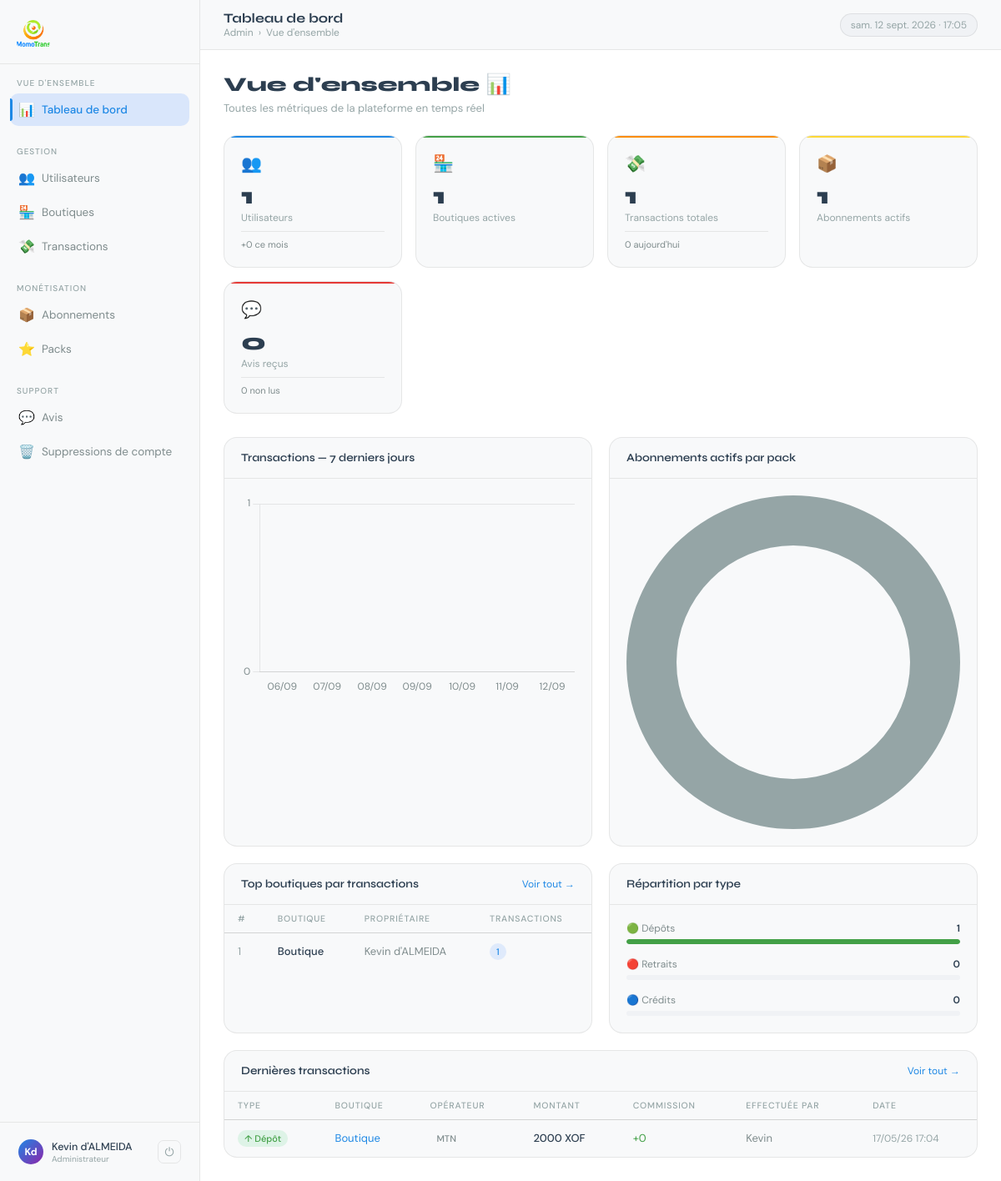
Screenshot of /dashboard/ (signed in) with the database file from the repository.
### momoapi/models.py (models this page shows, shortened)
class Utilisateur(AbstractBaseUser, PermissionsMixin):
    id          = models.UUIDField(primary_key=True, default=uuid.uuid4, editable=False)
    email       = models.EmailField(unique=True)
    nom         = models.CharField(max_length=100)
    prenom      = models.CharField(max_length=100)
    telephone   = models.CharField(max_length=20, blank=True)
    is_active   = models.BooleanField(default=True)
    is_staff    = models.BooleanField(default=False)
    is_verified = models.BooleanField(default=False)  # email vérifié
    date_inscription = models.DateTimeField(auto_now_add=True)
    USERNAME_FIELD  = 'email'
    REQUIRED_FIELDS = ['nom', 'prenom']
    objects = UtilisateurManager()
    class Meta:
        verbose_name = "Utilisateur"

class Boutique(models.Model):
    id           = models.UUIDField(primary_key=True, default=uuid.uuid4, editable=False)
    proprietaire = models.ForeignKey(Utilisateur, on_delete=models.CASCADE, related_name='boutiques')
    nom          = models.CharField(max_length=200)
    couleur      = models.CharField(max_length=30, default='#3B82F6')
    devise       = models.CharField(max_length=10, default='XOF')
    adresse      = models.CharField(max_length=300, blank=True)
    latitude     = models.FloatField(null=True, blank=True)
    longitude    = models.FloatField(null=True, blank=True)
    active       = models.BooleanField(default=True)
    cree_le      = models.DateTimeField(auto_now_add=True)
    mis_a_jour   = models.DateTimeField(auto_now=True)

class Transaction(models.Model):
    TYPE_CHOICES = [
        ('Depot',   'Dépôt'),
        ('Retrait', 'Retrait'),
        ('Credit',  'Achat de crédit/forfait'),
    ]
    OPERATEUR_CHOICES = [
        ('MTN',     'MTN'),
        ('Moov',    'Moov'),
        ('Celtiis', 'Celtiis'),
    ]
    TYPE_CREDIT_CHOICES = [
        ('Credit',  'Crédit'),
        ('Forfait', 'Forfait'),
    ]
    id             = models.UUIDField(primary_key=True, default=uuid.uuid4, editable=False)
    boutique       = models.ForeignKey(Boutique, on_delete=models.CASCADE, related_name='transactions')
    effectuee_par  = models.ForeignKey(Utilisateur, on_delete=models.SET_NULL, null=True, related_name='transactions')
    type           = models.CharField(max_length=10, choices=TYPE_CHOICES)
    operateur      = models.CharField(max_length=20, choices=OPERATEUR_CHOICES)
    montant        = models.DecimalField(max_digits=14, decimal_places=2)
    commission     = models.DecimalField(max_digits=10, decimal_places=2, default=0)
    numero_client  = models.CharField(max_length=30)
    nom_client     = models.CharField(max_length=200, blank=True)
    reference      = models.CharField(max_length=100, blank=True)
    remarque       = models.TextField(blank=True)
    type_credit    = models.CharField(max_length=10, choices=TYPE_CREDIT_CHOICES, blank=True)
    date           = models.DateTimeField(default=timezone.now)
    archivee       = models.BooleanField(default=False)
    archivee_le    = models.DateTimeField(null=True, blank=True)
    cree_le        = models.DateTimeField(auto_now_add=True)
    mis_a_jour     = models.DateTimeField(auto_now=True)
    class Meta:
        ordering = ['-date']

### adminapp/views.py (the view)
# urls.py: path('',                                        views.accueil,              name='accueil'),
@staff_required
def accueil(request):
    today      = date.today()
    hier       = today - timedelta(days=1)
    ce_mois    = today.replace(day=1)
    mois_passe = (ce_mois - timedelta(days=1)).replace(day=1)
    kpis = {
        'total_utilisateurs':   Utilisateur.objects.count(),
        'nouveaux_ce_mois':     Utilisateur.objects.filter(date_inscription__date__gte=ce_mois).count(),
        'total_boutiques':      Boutique.objects.filter(active=True).count(),
        'total_transactions':   Transaction.objects.count(),
        'transactions_auj':     Transaction.objects.filter(date__date=today).count(),
        'total_avis':           Avis.objects.count(),
        'avis_non_lus':         Avis.objects.filter(lu=False).count(),
        'abonnements_actifs':   Abonnement.objects.filter(statut='actif', fin__gte=today).count(),
    }
    tx_7j = []
    for i in range(6, -1, -1):
        d = today - timedelta(days=i)
        cnt = Transaction.objects.filter(date__date=d).count()
        tx_7j.append({'date': d.strftime('%d/%m'), 'count': cnt})
    tx_types = Transaction.objects.values('type').annotate(total=Count('id'))
    type_data = {t['type']: t['total'] for t in tx_types}
    top_boutiques = (
        Boutique.objects.filter(active=True)
        .annotate(nb_tx=Count('transactions'))
        .order_by('-nb_tx')[:5]
    )
    dernieres_tx = Transaction.objects.select_related('boutique', 'effectuee_par').order_by('-date')[:8]
    abo_par_pack = (
        Abonnement.objects.filter(statut='actif', fin__gte=today)
        .values('pack__nom', 'pack__cle')
        .annotate(total=Count('id'))
    )
    users_30j = []
    for i in range(29, -1, -1):
        d = today - timedelta(days=i)
        cnt = Utilisateur.objects.filter(date_inscription__date=d).count()
        users_30j.append({'date': d.strftime('%d/%m'), 'count': cnt})
    context = {
        'page': 'accueil',
        'kpis': kpis,
        'tx_7j': tx_7j,
        'type_data': type_data,
        'top_boutiques': top_boutiques,
        'dernieres_tx': dernieres_tx,
        'abo_par_pack': list(abo_par_pack),
        'users_30j': users_30j,
    }
    return render(request, 'dashboard/accueil.html', context)

### adminapp/templates/dashboard/accueil.html (shortened to what this page needs)
{% extends 'dashboard/base.html' %}
{% block header_title %}Tableau de bord{% endblock %}
{% block breadcrumb %}Vue d'ensemble{% endblock %}
{% block content %}
<div class="page-top">
  <div>
    <div class="page-heading">Vue d'ensemble 📊</div>
    <div class="page-sub">Toutes les métriques de la plateforme en temps réel</div>
  </div>
</div>
<div class="kpi-grid">
  <div class="kpi-card" style="--accent-color: #1E88E5">
    <span class="kpi-icon">👥</span>
    <div class="kpi-value">{{ kpis.total_utilisateurs }}</div>
    <div class="kpi-label">Utilisateurs</div>
    <div class="kpi-sub">+{{ kpis.nouveaux_ce_mois }} ce mois</div>
  </div>
  <div class="kpi-card" style="--accent-color: #43A047">
    <span class="kpi-icon">🏪</span>
    <div class="kpi-value">{{ kpis.total_boutiques }}</div>
    <div class="kpi-label">Boutiques actives</div>
  </div>
  <div class="kpi-card" style="--accent-color: #FB8C00">
    <span class="kpi-icon">💸</span>
    <div class="kpi-value">{{ kpis.total_transactions }}</div>
    <div class="kpi-label">Transactions totales</div>
    <div class="kpi-sub">{{ kpis.transactions_auj }} aujourd'hui</div>
  </div>
  <div class="kpi-card" style="--accent-color: #FDD835">
    <span class="kpi-icon">📦</span>
    <div class="kpi-value">{{ kpis.abonnements_actifs }}</div>
    <div class="kpi-label">Abonnements actifs</div>
  </div>
  <div class="kpi-card" style="--accent-color: #E53935">
    <span class="kpi-icon">💬</span>
    <div class="kpi-value">{{ kpis.total_avis }}</div>
    <div class="kpi-label">Avis reçus</div>
    <div class="kpi-sub">{{ kpis.avis_non_lus }} non lus</div>
  </div>
</div>
<div class="grid-2">
  <div class="panel">
    <div class="panel-header">
      <div class="panel-title">Transactions — 7 derniers jours</div>
    </div>
    <div class="panel-body">
      <canvas id="chartTx" height="180"></canvas>
    </div>
  </div>
  <div class="panel">
    <div class="panel-header">
      <div class="panel-title">Abonnements actifs par pack</div>
    </div>
    <div class="panel-body" style="display:flex;align-items:center;gap:24px;">
      <canvas id="chartPacks" width="160" height="160" style="flex-shrink:0"></canvas>
    </div>
  </div>
</div>
<div class="grid-2">
  <div class="panel">
    <div class="panel-header">
      <div class="panel-title">Top boutiques par transactions</div>
      <a href="{% url 'dashboard:boutiques' %}" class="panel-action">Voir tout →</a>
    </div>
    <div class="table-wrap">
      <table>
        <thead>
          <tr>
            <th>#</th>
            <th>Boutique</th>
            <th>Propriétaire</th>
            <th>Transactions</th>
          </tr>
        </thead>
        <tbody>
          {% for b in top_boutiques %}
          <tr>
            <td style="color:var(--text3)">{{ forloop.counter }}</td>
            <td>
              <a href="{% url 'dashboard:boutique_detail' b.id %}" class="link td-main">{{ b.nom }}</a>
            </td>
            <td>{{ b.proprietaire.prenom }} {{ b.proprietaire.nom }}</td>
            <td><span class="badge badge-blue">{{ b.nb_tx }}</span></td>
          </tr>
          {% empty %}
          <tr><td colspan="4" class="empty">Aucune boutique</td></tr>
          {% endfor %}
        </tbody>
      </table>
    </div>
  </div>
  <div class="panel">
    <div class="panel-header">
      <div class="panel-title">Répartition par type</div>
    </div>
    <div class="panel-body">
      {% with depot=type_data.Depot|default:0 retrait=type_data.Retrait|default:0 credit=type_data.Credit|default:0 %}
      <div style="margin-bottom:16px">
        <div style="display:flex;justify-content:space-between;font-size:12px;margin-bottom:5px">
          <span style="color:var(--text2)">🟢 Dépôts</span>
          <span style="color:var(--text);font-weight:600">{{ depot }}</span>
        </div>
        <div style="height:6px;background:var(--bg3);border-radius:3px;overflow:hidden">
          <div style="height:100%;width:{% widthratio depot kpis.total_transactions 100 %}%;background:var(--green);border-radius:3px;transition:width 0.5s"></div>
        </div>
      </div>
      <div style="margin-bottom:16px">
        <div style="display:flex;justify-content:space-between;font-size:12px;margin-bottom:5px">
          <span style="color:var(--text2)">🔴 Retraits</span>
          <span style="color:var(--text);font-weight:600">{{ retrait }}</span>
        </div>
        <div style="height:6px;background:var(--bg3);border-radius:3px;overflow:hidden">
        </div>
      </div>
      <div>
        <div style="display:flex;justify-content:space-between;font-size:12px;margin-bottom:5px">
          <span style="color:var(--text2)">🔵 Crédits</span>
          <span style="color:var(--text);font-weight:600">{{ credit }}</span>
        </div>
        <div style="height:6px;background:var(--bg3);border-radius:3px;overflow:hidden">
        </div>
      </div>
      {% endwith %}
    </div>
  </div>
</div>
<div class="panel">
  <div class="panel-header">
    <div class="panel-title">Dernières transactions</div>
    <a href="{% url 'dashboard:transactions' %}" class="panel-action">Voir tout →</a>
  </div>
  <div class="table-wrap">
    <table>
      <thead>
        <tr>
          <th>Type</th>
          <th>Boutique</th>
          <th>Opérateur</th>
          <th>Montant</th>
          <th>Commission</th>
          <th>Effectuée par</th>
          <th>Date</th>
        </tr>
      </thead>
      <tbody>
        {% for tx in dernieres_tx %}
        <tr>
          <td>
            {% if tx.type == 'Depot' %}
              <span class="badge badge-green">↑ Dépôt</span>
            {% elif tx.type == 'Retrait' %}
              <span class="badge badge-red">↓ Retrait</span>
            {% else %}
              <span class="badge badge-blue">◈ Crédit</span>
            {% endif %}
          </td>
          <td>
            <a href="{% url 'dashboard:boutique_detail' tx.boutique.id %}" class="link">{{ tx.boutique.nom }}</a>
          </td>
          <td><span class="badge badge-gray">{{ tx.operateur }}</span></td>
          <td class="td-main">{{ tx.montant|floatformat:0 }} XOF</td>
          <td style="color:var(--green)">+{{ tx.commission|floatformat:0 }}</td>
          <td style="color:var(--text2)">
            {% if tx.effectuee_par %}{{ tx.effectuee_par.prenom }}{% else %}—{% endif %}
          </td>
          <td style="color:var(--text3);font-size:12px">{{ tx.date|date:"d/m/y H:i" }}</td>
        </tr>
        {% empty %}
        <tr><td colspan="7" class="empty">Aucune transaction</td></tr>
        {% endfor %}
      </tbody>
    </table>
  </div>
</div>
{% endblock %}
{% block extra_js %}
<script>
Chart.defaults.color = '#7f8c8d';
Chart.defaults.borderColor = 'rgba(0,0,0,0.08)';
Chart.defaults.font.family = "'DM Sans', sans-serif";
// ── Transactions 7j ──
const tx7jData = {{ tx_7j|safe }};
new Chart(document.getElementById('chartTx'), {
  type: 'bar',
  data: {
    labels: tx7jData.map(d => d.date),
    datasets: [{
      data: tx7jData.map(d => d.count),
      backgroundColor: 'rgba(30,136,229,0.5)',
      borderColor: '#1E88E5',
      borderWidth: 1.5,
      borderRadius: 5,
    }]
  },
  options: {
    responsive: true,
    plugins: { legend: { display: false } },
    scales: {
      x: { grid: { display: false } },
      y: { beginAtZero: true, ticks: { precision: 0 } }
    }
  }
});
// ── Packs donut ──
const packsData = {{ abo_par_pack|safe }};
if (packsData.length) {
  new Chart(document.getElementById('chartPacks'), {
    type: 'doughnut',
    data: {
      labels: packsData.map(d => d.pack__nom),
      datasets: [{
        data: packsData.map(d => d.total),
        backgroundColor: ['#95a5a6', '#43A047', '#FB8C00'],
        borderWidth: 0,
        hoverOffset: 4,
      }]
    },
    options: {
      cutout: '70%',
      plugins: { legend: { display: false } }
    }
  });
}
</script>
{% endblock %}

### adminapp/templates/dashboard/base.html (shortened to what this page needs)
<!DOCTYPE html>
<html lang="fr">
<head>
{% load static %}
</head>
<body>
<aside class="sidebar">
  <div class="sidebar-logo">
    <a href="{% url 'dashboard:accueil' %}" class="logo-mark">
      <div class="logo-icon"><img src="{% static 'logo.png' %}" alt="MomoTrans"></div>
    </a>
  </div>
  <nav class="sidebar-nav">
    <div class="nav-section">
      <div class="nav-label">Vue d'ensemble</div>
      <a href="{% url 'dashboard:accueil' %}" class="nav-item {% if page == 'accueil' %}active{% endif %}">
        <span class="nav-icon">📊</span> Tableau de bord
      </a>
    </div>
    <div class="nav-section">
      <div class="nav-label">Gestion</div>
      <a href="{% url 'dashboard:utilisateurs' %}" class="nav-item {% if page == 'utilisateurs' %}active{% endif %}">
        <span class="nav-icon">👥</span> Utilisateurs
      </a>
      <a href="{% url 'dashboard:boutiques' %}" class="nav-item {% if page == 'boutiques' %}active{% endif %}">
        <span class="nav-icon">🏪</span> Boutiques
      </a>
      <a href="{% url 'dashboard:transactions' %}" class="nav-item {% if page == 'transactions' %}active{% endif %}">
        <span class="nav-icon">💸</span> Transactions
      </a>
    </div>
    <div class="nav-section">
      <div class="nav-label">Monétisation</div>
      <a href="{% url 'dashboard:abonnements' %}" class="nav-item {% if page == 'abonnements' %}active{% endif %}">
        <span class="nav-icon">📦</span> Abonnements
      </a>
      <a href="{% url 'dashboard:packs' %}" class="nav-item {% if page == 'packs' %}active{% endif %}">
        <span class="nav-icon">⭐</span> Packs
      </a>
    </div>
    <div class="nav-section">
      <div class="nav-label">Support</div>
      <a href="{% url 'dashboard:avis' %}" class="nav-item {% if page == 'avis' %}active{% endif %}">
        <span class="nav-icon">💬</span> Avis
      </a>
      <a href="{% url 'dashboard:demandes_suppression' %}" class="nav-item {% if page == 'demandes_suppression' %}active{% endif %}">
        <span class="nav-icon">🗑️</span> Suppressions de compte
      </a>
    </div>
  </nav>
  <div class="sidebar-footer">
    <div class="user-pill">
      <div class="user-avatar">{{ request.user.prenom.0 }}{{ request.user.nom.0 }}</div>
      <div class="user-info">
        <div class="user-name">{{ request.user.prenom }} {{ request.user.nom }}</div>
        <div class="user-role">Administrateur</div>
      </div>
      <a href="{% url 'dashboard:logout' %}" class="logout-btn" title="Déconnexion">⏻</a>
    </div>
  </div>
</aside>
<main class="main">
  <header class="header">
    <div>
      <div class="header-title">{% block header_title %}Dashboard{% endblock %}</div>
      <div class="header-breadcrumb">
        <span>Admin</span> <span>›</span> <span>{% block breadcrumb %}Accueil{% endblock %}</span>
      </div>
    </div>
    <div class="header-date" id="live-date"></div>
  </header>
  <div class="content">
    {% block content %}{% endblock %}
  </div>
</main>
{% block extra_js %}{% endblock %}
</body>
</html>

### rows the page displays
Utilisateur: user.prenom.0 "K", user.nom.0 "d", user.prenom "Kevin", user.nom "d'ALMEIDA"
Boutique: nom "Boutique", proprietaire.prenom "Kevin", proprietaire.nom "d'ALMEIDA", nb_tx "1"
Transaction: type "↑ Dépôt", boutique.nom "Boutique", operateur "MTN", montant "2000", commission "0", effectuee_par.prenom "Kevin", date "17/05/26 17:04"

### other values shown
{{ kpis.total_utilisateurs }} "1"
{{ kpis.nouveaux_ce_mois }} "0"
{{ kpis.total_boutiques }} "1"
{{ kpis.total_transactions }} "1"
{{ kpis.transactions_auj }} "0"
{{ kpis.abonnements_actifs }} "1"
{{ kpis.total_avis }} "0"
{{ kpis.avis_non_lus }} "0"
{{ depot }} "1"
{{ retrait }} "0"
{{ credit }} "0"
chart data {{ tx_7j|safe }} [{'date': '06/09', 'count': 0}, {'date': '07/09', 'count': 0}, {'date': '08/09', 'count': 0}, {'date': '09/09', 'count': 0}, {'date': '10/09', 'count': 0}, {'date': '11/09', 'count': 0}, {'date': '12/09', 'count': 0}]
